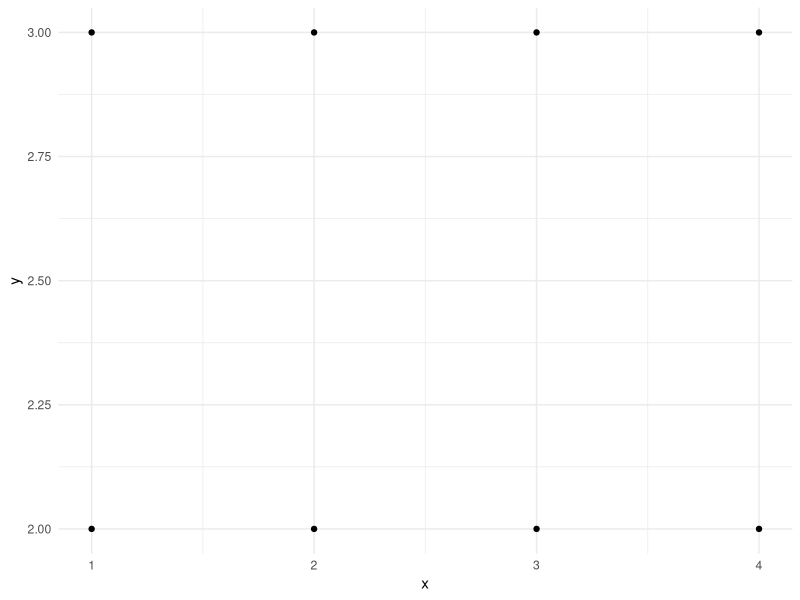
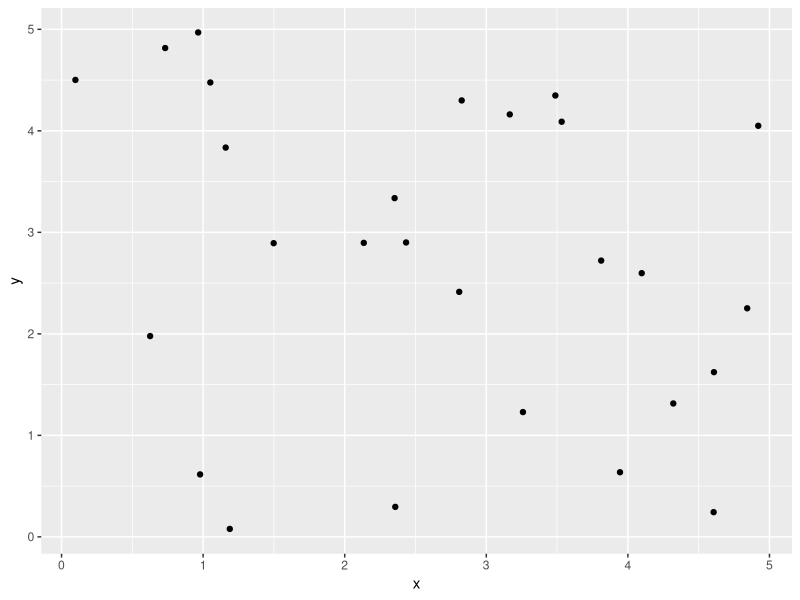
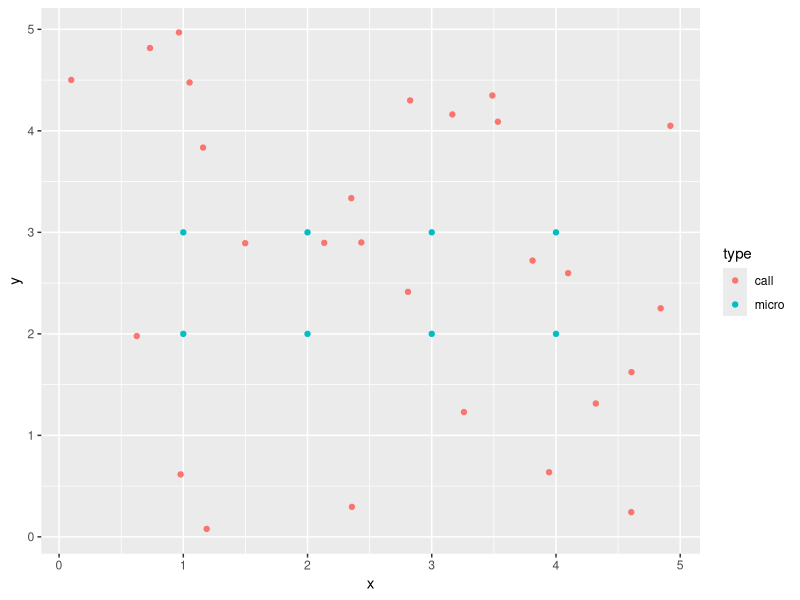
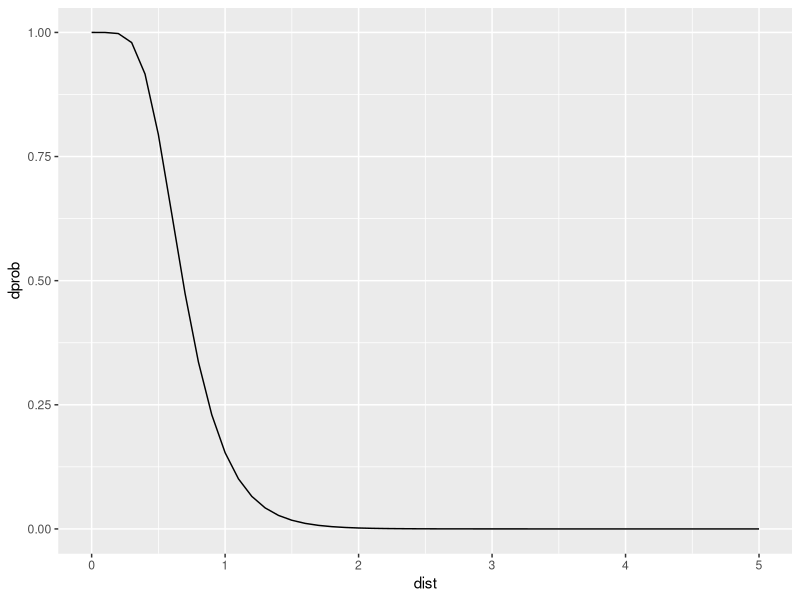

The R source for these figures, in order: (Note: this script raises an error after producing the figures.)
# Load required libraries
library(MASS)
library(tidyverse)
library(spatstat)
library(raster)

# Microphone array

# Define the range of x and y
x_range <- seq(1, 4, by = 1)
y_range <- seq(2, 3, by = 1)

# Create the grid of points
microphones <- expand.grid(x = x_range, y = y_range)

# plot array

ggplot(microphones, aes(x = x, y = y)) +
  geom_point() +
  theme_minimal()

# Poisson point process

window <- owin(c(0, 5), c(0, 5))
ppp_object <- rpoispp(1, win = window)

ppp_df <- as.data.frame(ppp_object)

ggplot(ppp_df, aes(x = x, y = y)) +
  geom_point()

# Combined plot

plot1_df <- rbind(ppp_df, microphones)
plot1_df$type <- as.factor(c(rep("call", nrow(ppp_df)), rep("micro", nrow(microphones))))

ggplot() +
  geom_point(data = plot1_df, aes(x = x, y = y, colour = type))


# Detection function
hazard_halfnormal_detection <- function(sigma, lam0, d) {
  prob <- 1 - exp(-lam0 * exp(-d * (2 * sigma^2)))
  return(prob)
}

distance_intervals <- seq(0, 5, 0.1)
probs <- hazard_halfnormal_detection(1.5, 15, distance_intervals)

det_func <- data.frame(dist = distance_intervals, dprob = probs)

ggplot(det_func, aes(x = dist, y = dprob)) +
  geom_line()

# Capture histories

calculate_prob_succ <- function(dataframe, detector) {
  # Calculate distance between each point and the detector
  dataframe$distance <- sqrt((dataframe$x - detector$x)^2 + (dataframe$y - detector$y)^2)

  # Define distance intervals and associated probabilities
  distance_intervals <- seq(0, 5, 0.1)
  probabilities <- hazard_halfnormal_detection(1.5, 15, distance_intervals)

  # Create a new column to store the probabilities
  dataframe$prob_succ <- NA

  # Create a new column to store the probabilities
  dataframe$det <- NA

  # Iterate over each row and assign the corresponding probability based on the distance
  for (i in 1:nrow(dataframe)) {
    distance <- dataframe$distance[i]

    # Find the index of the interval where the distance falls
    interval_index <- findInterval(distance, distance_intervals)

    # Assign the probability based on the interval index
    dataframe$prob_succ[i] <- probabilities[interval_index]

    dataframe$det[i] <- rbinom(1, 1, dataframe$prob_succ[i])
  }

  # Remove the distance column
  dataframe$distance <- NULL

  # Mutate each element based on the probability using the binomial distribution
  # dataframe <- dataframe %>%
  #   mutate(result = rbinom(n(), size=1, prob_succ))

  return(dataframe$det)
}

# Calculate probabilities
prob_hist <- matrix(NA, nrow = nrow(ppp_df), ncol = nrow(microphones))
for (i in 1:nrow(microphones)) {
  prob_hist[, i] <- calculate_prob_succ(ppp_df, microphones[i, ])
}


det_ind <- as.data.frame(prob_hist) %>%
  mutate(num = paste("Frog",row_number()))

det_ind <- det_ind[rowSums(det_ind[,1:8])>0,]

dat <- cbind(ppp_df, prob_hist) 

det_dat <- dat %>%
  rowwise() %>%
  mutate(
    sum = sum(c_across(3:10)),
    det = ifelse(sum > 0, "Detected", "Not Detected")
  ) %>%
  select(x,y,det) %>%
  data.frame() %>%
  mutate(num = row_number())


ggplot(det_dat, aes(x = x, y = y,colour=det)) +
  geom_point(shape="\u1318") +
  geom_point(data=microphones,aes(x=x,y=y),colour="black")+
  xlim(0,5)+
  geom_text(aes(label = num), vjust = -0.5)

  
mean(det_ind)

indp <- apply(det_ind, 2, mean)
boxplot(indp)

ave <- 1 - (1 - mean(det_ind))^8

nrow(det_ind) / ave
